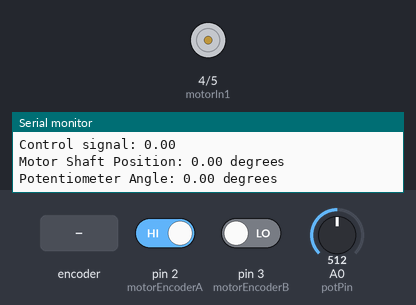
Simulated run of this sketch. Board: Arduino Uno, built with avr-gcc and run on an emulated ATmega328P. Parts: motor-driver pin pairs drawn as motors (green arrow = first pin HIGH = forward, orange = second pin HIGH = backward, longer = more drive, scaled by the enable pin), the last lines printed to the serial monitor. The inputs (shaded band) are chosen by the test bench; at power-on: A0 (potPin) = 512, pin 2 (motorEncoderA) HIGH, pin 3 (motorEncoderB) LOW.

Above: at 2.2 s.
2.3 s: A0 (potPin) set to 122
At 2.52 s:
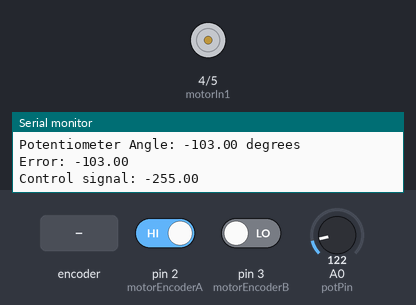
5.3 s: rotary encoder on pin 2 (motorEncoderA) / pin 3 (motorEncoderB) turned 2 steps (second pin leading)
7.2 s: A0 (potPin) set to 511
8.7 s: A0 (potPin) set to 482
11.7 s: A0 (potPin) set to 716
Timing chart, 0 to 60.8 s (numbered marks = the images above; inputs shaded):
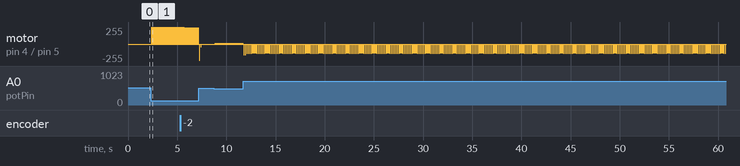

The sketch:

PFC_PD_Controller.ino
```cpp
// Define pins for potentiometer and motor encoder
const int potPin = A0;       // Potentiometer analog input
const int motorEncoderA = 2; // Motor encoder pulse A
const int motorEncoderB = 3; // Motor encoder pulse B

// Define motor control pins
const int motorPWM = 6;      // Motor PWM control
const int motorIn1 = 4; // Motor direction control
const int motorIn2 = 5;

// Define variables for PID control
double Kp = 2.5;  // Proportional gain //best until now: 2.5
double Ki = 0.5;  // Integral gain
double Kd = 0.05; // Derivative gain //best until now: 0.05

double prevError = 0;
long previousTime = 0;
double integral = 0;

// Interrupt service routine to update motor encoder count
volatile int encoderCount = 0;        // Motor position in encoder counts
int prevEncoderCount = 0;             // Previous motor position
int centralReferenceEncoderCount = 0; // Central reference position
int rotationDirection = 1;            // 1 for clockwise, -1 for anticlockwise

const int encoderCountsPerRevolution = 360;  // Adjust based on your encoder specification

// Define variables for gain control
float gain = 1.0; // Initial gain value

void setup() {
  Serial.begin(9600);

  // Setup potentiometer and motor encoder pins
  pinMode(potPin, INPUT);
  pinMode(motorEncoderA, INPUT);
  pinMode(motorEncoderB, INPUT);

  // Setup motor control pins
  pinMode(motorPWM, OUTPUT);
  pinMode(motorIn1, OUTPUT);
  pinMode(motorIn2, OUTPUT);

  // Attach interrupt for motor encoder
  attachInterrupt(digitalPinToInterrupt(motorEncoderA), updateEncoder, CHANGE);
  // Wait for the motor to stabilize and then set the initial position as the central reference
  delay(1000);  // Adjust the delay as needed
  centralReferenceEncoderCount = encoderCount;
}


void loop() {
  // put your main code here, to run repeatedly:
  // Calculate the absolute motor position
  int absoluteEncoderCount = encoderCount;

  // Calculate the relative position to the central reference
  int relativePosition = absoluteEncoderCount - centralReferenceEncoderCount;

  // Adjust relative position to be in the range [0, 360)
  relativePosition = (relativePosition + encoderCountsPerRevolution) % encoderCountsPerRevolution;

  // Convert relative encoder counts to degrees
  float degrees = map(relativePosition * rotationDirection, 0, encoderCountsPerRevolution, 0, 360);

  if ( (degrees>=0) && (degrees<=180))
  {
      degrees = degrees;
  }
  else if ( (degrees>=180) && (degrees<=360))
  {
      degrees = map(degrees, 180, 360, -180, 0);
  }
  // Print the relative motor shaft position in degrees
  Serial.print("\n");
  Serial.print("Motor Shaft Position: ");
  Serial.print(degrees);
  Serial.println(" degrees");

  // for the Derivative in PD Controller
  long currentTime = millis();
  float deltaTime = ((float)(currentTime - previousTime)) / 1000.0;

  // Read angle from potentiometer
  double setpoint = getAngle();

  // Read angle from motor encoder
  //double angle = degrees;

  // Calculate error
  double error = setpoint - degrees;
  double deltaError = (error - prevError) / deltaTime;

  // Calculate PID terms
  double proportional = Kp * error;
  //integral += Ki * error;
  double derivative = Kd * deltaError;

  // Calculate PID output
  double output = proportional + derivative; //+ integral;
  output = constrain(output, -255, 255); // Limit output to motor PWM range

  // Apply the output to the motor
  if (output > 0) {
    digitalWrite(motorIn1, LOW); // Set motor direction
    digitalWrite(motorIn2, HIGH);
  } else {
    digitalWrite(motorIn1, HIGH); // Set motor direction
    digitalWrite(motorIn2, LOW);
  }
  analogWrite(motorPWM, abs(output)); // Set motor speed // see for improvement here

  // Update previous error for the next iteration
  prevError = error;
  previousTime = currentTime;

  Serial.print("\n");
  Serial.print("Error: ");
  Serial.print(error);
  Serial.print("\n");
  Serial.print("Control signal: ");
  Serial.print(output);

  analogWrite(motorPWM, 0);
  delay(100); // Adjust delay as needed
}


// Function to get the angle from the potentiometer voltage
double getAngle() {
  int rawValue = analogRead(potPin);
  //double voltage = rawValue * (5.0 / 1023.0); // Convert to voltage
  //double angle = map(voltage, 0, 5, -135, 135); // Map to angle range
  // map the raw value to an angle range (-135 to 135 degrees)
  float angle = map(rawValue, 0, 1023, -135, 135);

  // print the angle to the serial monitor
  Serial.print("Potentiometer Angle: ");
  Serial.print(angle);
  Serial.println(" degrees");

  return angle * gain; // Apply gain
}


void updateEncoder() {
  // Read encoder signals
  int A = digitalRead(motorEncoderA);
  int B = digitalRead(motorEncoderB);

  // Implement quadrature decoding logic
  if (A != B) {
    encoderCount += rotationDirection;
  } else {
    encoderCount -= rotationDirection;
  }
}
```

Measured:
- after the input at 2.3 s, motor on pin 4 (motorIn1) / pin 5 (motorIn2): alternates forward 255/255 for 0.04 s and stopped for 0.11 s, starting after 0.13 s
